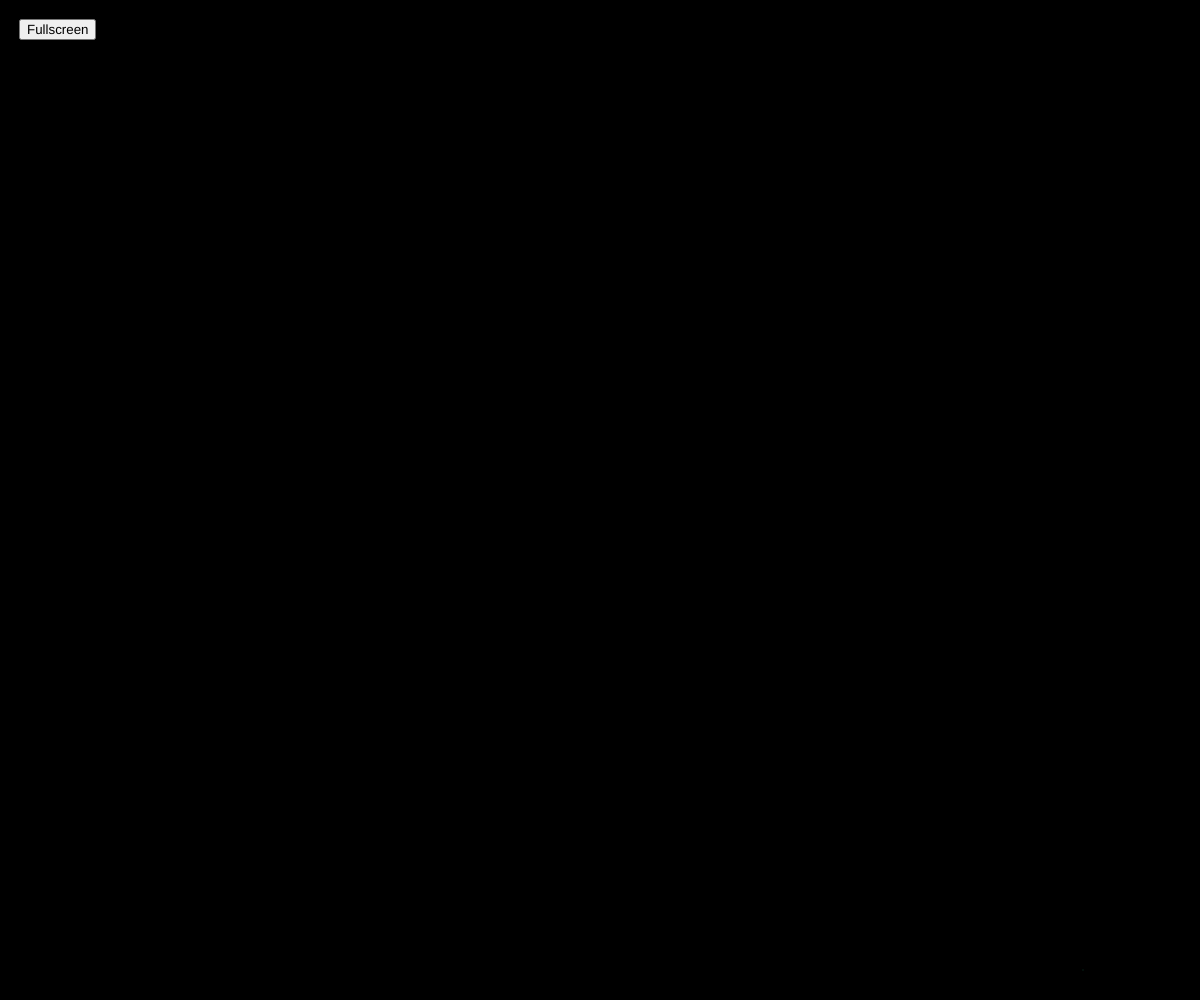
Frame 1 (no input)
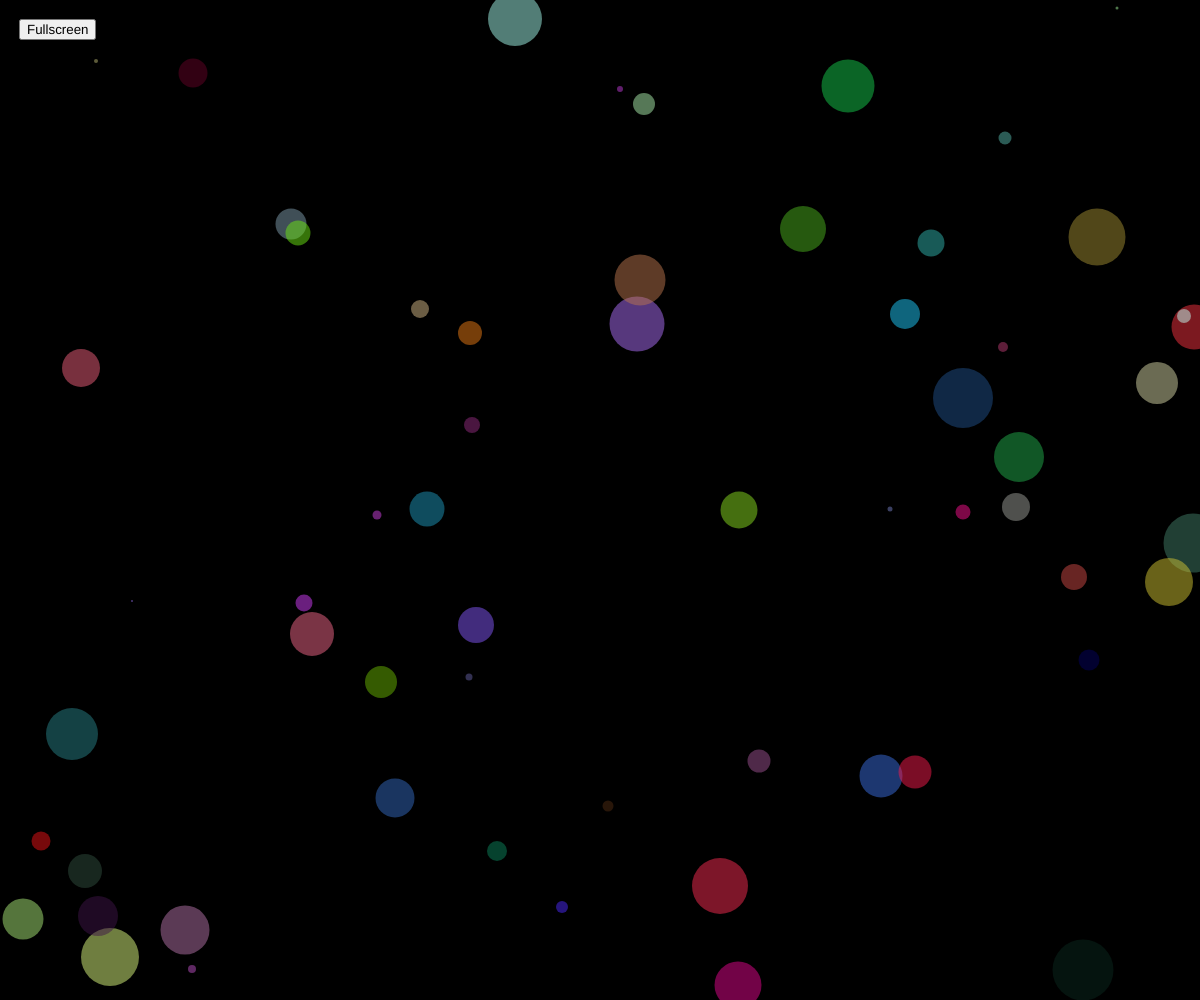
Frame 60 (no input)
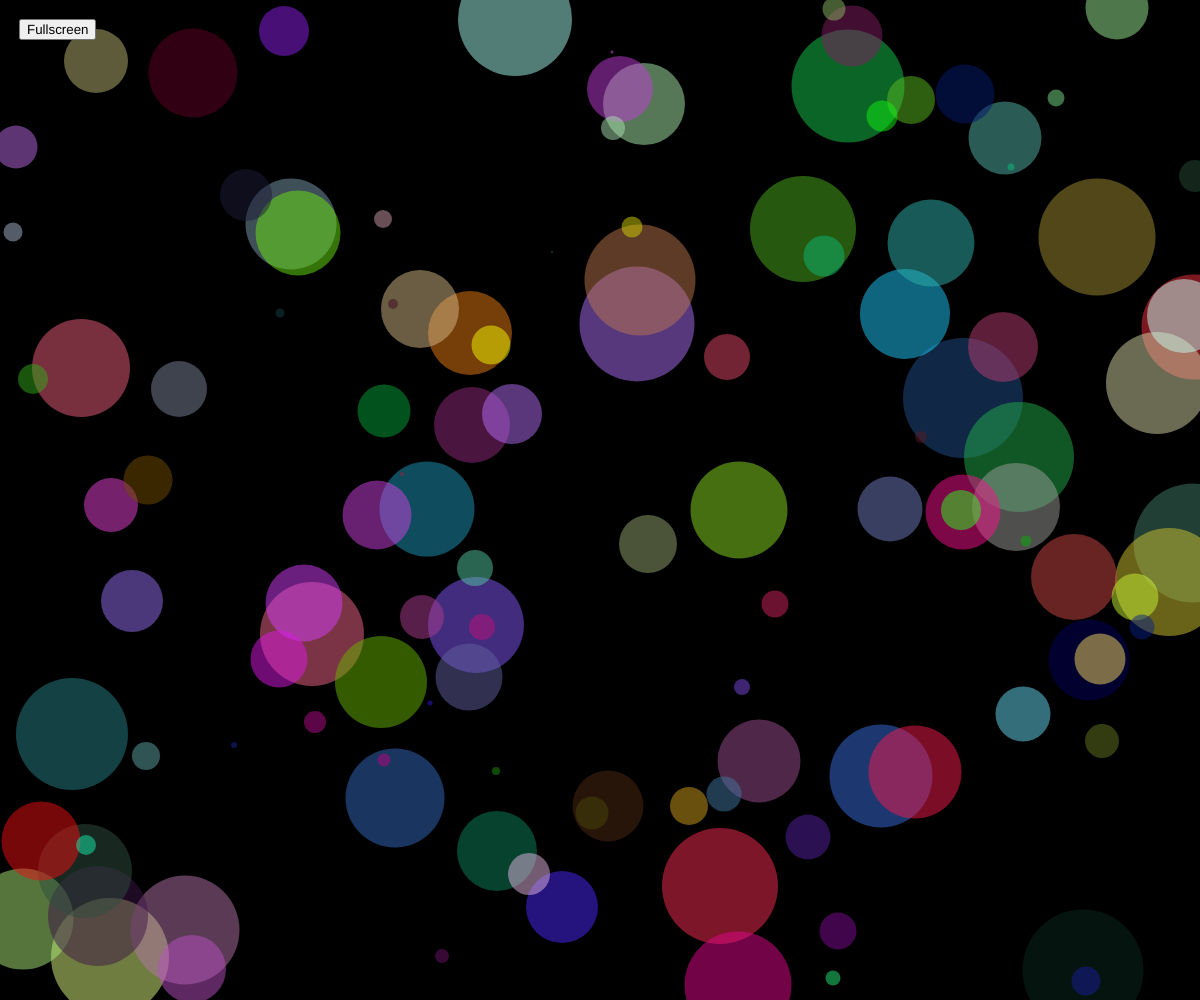
Frame 120 (the mouse pressed at the canvas centre since frame 60)

The p5.js sketch that drew these frames (run headless with seeded random() and noise() and a simulated clock; from frame 60 on, the mouse is pressed at the canvas centre):

// p5.js sketch
// ── sketch.js
let button;
let original_width;
let original_height;
let BACKGROUND_COLOR = 0;
let CIRCLE_RADIUS = 1;
let TRANSPERENCY = .5;
let GROWTH_RATE = 1;
let DEATH_TIME = 10000; //milliseconds
let FRAME_RATE = 30
let active = [];
function setup() {
  //CANVAS SETUP
  //Make the canvas the full size of the window
  createCanvas(windowWidth, windowHeight);
  //save the original dimensions of the canvas so that you can set it to this when exiting fullscreen
  original_height = windowHeight;
  original_width = windowWidth;
  //make a button that will call toggle_fullscreen when clicked
  button = createButton('Fullscreen');
  button.position(19, 19);
  button.mousePressed(toggle_fullscreen);

  background(BACKGROUND_COLOR);

  frameRate(FRAME_RATE);


}

function draw() {
  //set the background color to gray
  background(BACKGROUND_COLOR);

  let randX = Math.floor(Math.random() * windowWidth);
  let randY = Math.floor(Math.random() * windowHeight);

  let randR = Math.floor(Math.random() * 255);
  let randG = Math.floor(Math.random() * 255);
  let randB = Math.floor(Math.random() * 255);

  let new_dot = new dot(Date.now(), randX, randY, CIRCLE_RADIUS, randR, randB, randG);
  active.push(new_dot);

  noStroke();
  for(let i = 0; i < active.length; i++){
    active[i].dead = active[i].die();
    active[i].radius_grow();
    if(active[i].dead){
      active.splice(i, 1);
    }
    fill(rgba_string(active[i].r, active[i].g, active[i].b));
    ellipse(active[i].x, active[i].y, active[i].radius, active[i].radius)
  }


}

//toggles the fullscreen setting
function toggle_fullscreen(){
  let fs = fullscreen();
  fullscreen(!fs);
  if(fs == undefined){
    resizeCanvas(displayWidth, displayHeight);
  }else{
    resizeCanvas(original_width, original_height);
  }

  background(BACKGROUND_COLOR);
}

class dot{
  constructor(birth, x, y, radius, r, g, b){
    this.birth = birth
    this.dead = false;
    this.x = x;
    this.y = y;
    this.radius = radius;
    this.r = r;
    this.g = g;
    this.b = b;
  }

  die(){
    if(Date.now() - DEATH_TIME > this.birth){
      return true;
    }else{
      return false;
    }
  }

  radius_grow(){
    this.radius = this.radius + GROWTH_RATE;
  }
}

function rgba_string(r, g, b){
  let str = "rgba(" + r + ", " + g + ", " + b + ", " + TRANSPERENCY + ")";
  return str;
}
